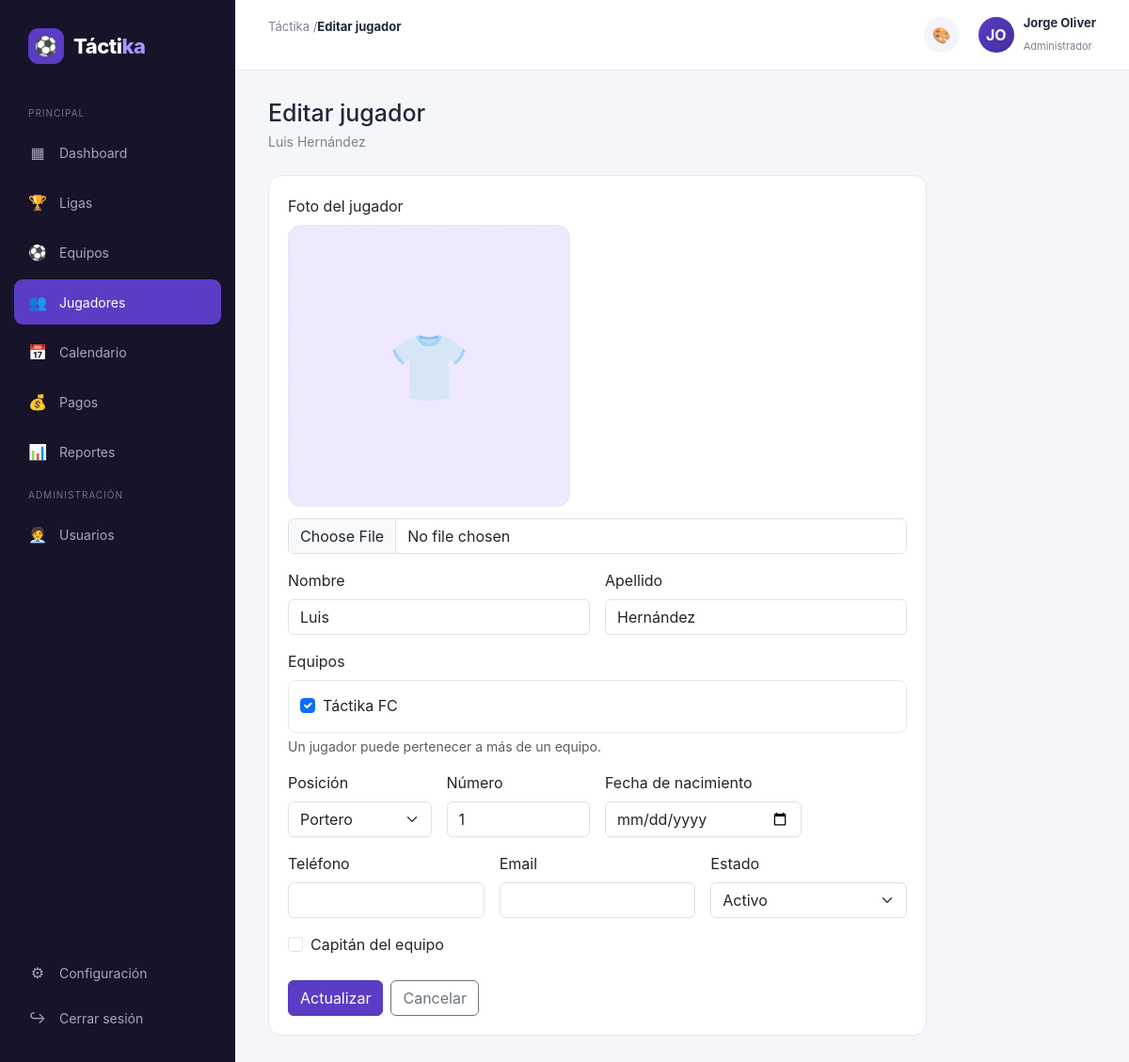
/public/jugadores/editar/2 (signed in), run on the app's committed database.
### tables this page shows
CREATE TABLE IF NOT EXISTS jugadores (
    id INT AUTO_INCREMENT PRIMARY KEY,
    nombre VARCHAR(100) NOT NULL,
    apellido VARCHAR(100) NOT NULL,
    posicion_id INT NULL,
    numero INT,
    fecha_nacimiento DATE NULL,
    telefono VARCHAR(20),
    email VARCHAR(150),
    foto VARCHAR(255),
    estado ENUM('activo', 'lesionado', 'inactivo') NOT NULL DEFAULT 'activo',
    capitan TINYINT(1) NOT NULL DEFAULT 0,
    created_at TIMESTAMP DEFAULT CURRENT_TIMESTAMP,
    FOREIGN KEY (posicion_id) REFERENCES cat_posiciones(id) ON DELETE SET NULL
);

CREATE TABLE IF NOT EXISTS equipos (
    id INT AUTO_INCREMENT PRIMARY KEY,
    liga_id INT NULL,
    nombre VARCHAR(100) NOT NULL,
    categoria VARCHAR(50),
    temporada VARCHAR(20),
    escudo VARCHAR(255),
    fecha_ingreso DATE NULL,
    sede VARCHAR(150),
    representante_id INT NULL,
    dt_id INT NULL,
    created_at TIMESTAMP DEFAULT CURRENT_TIMESTAMP,
    FOREIGN KEY (liga_id) REFERENCES ligas(id) ON DELETE SET NULL,
    FOREIGN KEY (representante_id) REFERENCES staff(id) ON DELETE SET NULL,
    FOREIGN KEY (dt_id) REFERENCES staff(id) ON DELETE SET NULL
);

CREATE TABLE IF NOT EXISTS cat_posiciones (
    id INT AUTO_INCREMENT PRIMARY KEY,
    nombre VARCHAR(50) NOT NULL,
    tag VARCHAR(20) NOT NULL,
    created_at TIMESTAMP DEFAULT CURRENT_TIMESTAMP
);

### app/controllers/JugadoresController.php (called while the page is built, shortened)
<?php
class JugadoresController extends Controller
{
    public function editar(int $id): void
    {
        $esRolJugador = ($_SESSION['usuario_rol'] ?? '') === 'jugador';
        $jugadorModel = $this->model('Jugador');
        $jugador = $jugadorModel->conDetalle($id);
        $equipoModel = $this->model('Equipo');
        $posicionModel = $this->model('CatPosicion');
        $this->view('jugadores/editar', [
            'titulo' => 'Editar jugador',
            'activeMenu' => 'jugadores',
            'jugador' => $jugador,
            'equipos' => $equipoModel->conLiga($this->misEquiposIds()),
            'posiciones' => $posicionModel->all('nombre ASC'),
            'esRolJugador' => $esRolJugador,
        ]);
    }
}

### app/core/App.php (called while the page is built, shortened)
<?php
class App
{
    protected string $method = 'index';
    public function __construct()
    {
        $url = $this->parseUrl();
        if (!empty($url[0]) && file_exists(APP_PATH . '/controllers/' . ucfirst($url[0]) . 'Controller.php')) {
            unset($url[0]);
        }
        $controller = new $this->controllerName();
        if (!empty($url[1]) && method_exists($controller, $url[1])) {
            $this->method = $url[1];
            unset($url[1]);
        }
        $this->params = $url ? array_values($url) : [];
        call_user_func_array([$controller, $this->method], $this->params);
    }
    protected function parseUrl(): array
    {
        if (isset($_GET['url'])) {
            $url = rtrim($_GET['url'], '/');
            $url = filter_var($url, FILTER_SANITIZE_URL);
            return explode('/', $url);
        }
        return [];
    }
}

### public/index.php (called while the page is built, shortened)
<?php
spl_autoload_register(function ($class) {
    $paths = [
        APP_PATH . '/core/' . $class . '.php',
        APP_PATH . '/controllers/' . $class . '.php',
        APP_PATH . '/models/' . $class . '.php',
    ];
    foreach ($paths as $path) {
        if (file_exists($path)) {
            return;
        }
    }
});
new App();

### app/core/Database.php (called while the page is built)
<?php
class Database
{
    private static ?PDO $instance = null;
    public static function getConnection(): PDO
    {
        if (self::$instance === null) {
            $dsn = 'mysql:host=' . DB_HOST . ';dbname=' . DB_NAME . ';charset=' . DB_CHARSET;
            try {
                self::$instance = new PDO($dsn, DB_USER, DB_PASS, [
                    PDO::ATTR_ERRMODE => PDO::ERRMODE_EXCEPTION,
                    PDO::ATTR_DEFAULT_FETCH_MODE => PDO::FETCH_ASSOC,
                    PDO::ATTR_EMULATE_PREPARES => false,
                ]);
            } catch (PDOException $e) {
                die('Error de conexión a la base de datos: ' . $e->getMessage());
            }
        }
        return self::$instance;
    }
}

### app/core/Model.php (called while the page is built, shortened)
<?php
abstract class Model
{
    protected PDO $db;
    protected string $table;
    public function __construct()
    {
        $this->db = Database::getConnection();
    }
    public function all(string $orderBy = 'id DESC'): array
    {
        $stmt = $this->db->query("SELECT * FROM {$this->table} ORDER BY {$orderBy}");
        return $stmt->fetchAll();
    }
}

### app/models/Jugador.php (called while the page is built, shortened)
<?php
class Jugador extends Model
{
    public function conDetalle(int $id): ?array
    {
        $sql = "SELECT j.*, p.nombre AS posicion_nombre, p.tag AS posicion_tag
                FROM jugadores j
                LEFT JOIN cat_posiciones p ON p.id = j.posicion_id
                WHERE j.id = :id
                LIMIT 1";
        $stmt = $this->db->prepare($sql);
        $stmt->execute(['id' => $id]);
        $row = $stmt->fetch();
        $row['equipos'] = $this->equiposDe($id);
        return $row;
    }
    public function equiposDe(int $jugadorId): array
    {
        $sql = "SELECT e.id, e.nombre, e.escudo
                FROM equipos e
                JOIN jugador_equipos je ON je.equipo_id = e.id
                WHERE je.jugador_id = :jugador_id
                ORDER BY e.nombre ASC";
        $stmt = $this->db->prepare($sql);
        $stmt->execute(['jugador_id' => $jugadorId]);
        return $stmt->fetchAll();
    }
}

### app/models/Equipo.php (called while the page is built, shortened)
<?php
class Equipo extends Model
{
    public function conLiga(?array $ids = null): array
    {
        $sql = "SELECT e.*, l.nombre AS liga_nombre
                FROM equipos e
                LEFT JOIN ligas l ON l.id = e.liga_id";
        $params = [];
        $sql .= " ORDER BY e.id DESC";
        $stmt = $this->db->prepare($sql);
        $stmt->execute($params);
        return $stmt->fetchAll();
    }
}

### app/views/jugadores/editar.php (the view, shortened to what this page needs)
<div class="welcome">
    <h1>Editar jugador</h1>
    <p><?= htmlspecialchars($jugador['nombre'] . ' ' . $jugador['apellido']) ?></p>
</div>
<div class="card form-card">
    <form method="post" action="<?= BASE_URL ?>/jugadores/editar/<?= $jugador['id'] ?>" enctype="multipart/form-data">
        <div class="row g-3">
            <div class="col-md-12">
                <label class="form-label">Foto del jugador</label>
                <div class="escudo-preview" id="foto-preview">
                    <span class="escudo-placeholder-icon" id="foto-placeholder" style="<?= !empty($jugador['foto']) ? 'display:none;' : '' ?>">👕</span>
                </div>
                <input type="file" name="foto" accept="image/*" class="form-control" data-preview-img="foto-preview-img" data-preview-placeholder="foto-placeholder" <?= !empty($esRolJugador) ? 'disabled' : '' ?>>
            </div>
            <div class="col-md-6">
                <label class="form-label">Nombre</label>
                <input type="text" name="nombre" class="form-control" value="<?= htmlspecialchars($jugador['nombre']) ?>" required>
            </div>
            <div class="col-md-6">
                <label class="form-label">Apellido</label>
                <input type="text" name="apellido" class="form-control" value="<?= htmlspecialchars($jugador['apellido']) ?>" required>
            </div>
            <?php $equiposJugador = array_column($jugador['equipos'] ?? [], 'id'); ?>
            <div class="col-md-12">
                <label class="form-label">Equipos</label>
                <div class="equipos-checklist">
                    <?php foreach ($equipos as $e): ?>
                        <div class="form-check">
                            <input type="checkbox" name="equipos[]" id="equipo-<?= $e['id'] ?>" class="form-check-input" value="<?= $e['id'] ?>" <?= in_array((int) $e['id'], $equiposJugador, true) ? 'checked' : '' ?> <?= !empty($esRolJugador) ? 'disabled' : '' ?>>
                            <label class="form-check-label" for="equipo-<?= $e['id'] ?>"><?= htmlspecialchars($e['nombre']) ?></label>
                        </div>
                    <?php endforeach; ?>
                </div>
                <div class="form-text">Un jugador puede pertenecer a más de un equipo.</div>
            </div>
            <div class="col-md-3">
                <label class="form-label">Posición</label>
                <select name="posicion_id" class="form-select" <?= !empty($esRolJugador) ? 'disabled' : '' ?>>
                    <?php foreach ($posiciones as $p): ?>
                        <option value="<?= $p['id'] ?>" <?= (int) ($jugador['posicion_id'] ?? 0) === (int) $p['id'] ? 'selected' : '' ?>>
                            <?= htmlspecialchars($p['nombre']) ?>
                        </option>
                    <?php endforeach; ?>
                </select>
            </div>
            <div class="col-md-3">
                <label class="form-label">Número</label>
                <input type="number" name="numero" class="form-control" min="0" value="<?= htmlspecialchars($jugador['numero'] ?? '') ?>" <?= !empty($esRolJugador) ? 'disabled' : '' ?>>
            </div>
            <div class="col-md-4">
                <label class="form-label">Fecha de nacimiento</label>
                <input type="date" name="fecha_nacimiento" class="form-control" value="<?= htmlspecialchars($jugador['fecha_nacimiento'] ?? '') ?>">
            </div>
            <div class="col-md-4">
                <label class="form-label">Teléfono</label>
                <input type="text" name="telefono" class="form-control" value="<?= htmlspecialchars($jugador['telefono'] ?? '') ?>">
            </div>
            <div class="col-md-4">
                <label class="form-label">Email</label>
                <input type="email" name="email" class="form-control" value="<?= htmlspecialchars($jugador['email'] ?? '') ?>">
            </div>
            <div class="col-md-4">
                <label class="form-label">Estado</label>
                <select name="estado" class="form-select" <?= !empty($esRolJugador) ? 'disabled' : '' ?>>
                    <?php foreach (['activo', 'lesionado', 'inactivo'] as $estado): ?>
                        <option value="<?= $estado ?>" <?= $jugador['estado'] === $estado ? 'selected' : '' ?>>
                            <?= ucfirst($estado) ?>
                        </option>
                    <?php endforeach; ?>
                </select>
            </div>
            <div class="col-md-12 d-flex align-items-center">
                <div class="form-check">
                    <input type="checkbox" name="capitan" id="capitan" class="form-check-input" value="1" <?= !empty($jugador['capitan']) ? 'checked' : '' ?> <?= !empty($esRolJugador) ? 'disabled' : '' ?>>
                    <label class="form-check-label" for="capitan">Capitán del equipo</label>
                </div>
            </div>
        </div>
        <div class="mt-4 d-flex gap-2">
            <button type="submit" class="btn btn-primary">Actualizar</button>
            <a href="<?= BASE_URL ?>/jugadores" class="btn btn-outline-secondary">Cancelar</a>
        </div>
    </form>
</div>

### public/css/style.css (style rules this page uses)
:root { --primary: #5b3cc4; --primary-dark: #452c9c; --primary-light: #eee9ff; --background: #f5f6fa; --surface: #ffffff; --text: #1f2937; --muted: #7b8190; --success: #22a06b; --success-bg: #e8f7f0; --danger: #dc4c4c; --danger-bg: #fdecec; --warning: #d89b24; --warning-bg: #fff6df; --border: #e8e9ef; --sidebar-width: 250px; }
* { margin: 0; padding: 0; box-sizing: border-box; }
body { font-family: Inter, Arial, sans-serif; background: var(--background); color: var(--text); }
button { font-family: inherit; }
a { text-decoration: none; }
.welcome { margin-bottom: 25px; }
.welcome h1 { font-size: 25px; margin-bottom: 5px; }
.welcome p { color: var(--muted); font-size: 14px; }
.card { background: var(--surface); border: 1px solid var(--border); border-radius: 14px; padding: 20px; }
.form-card { max-width: 700px; }
.equipos-checklist { max-height: 180px; overflow-y: auto; border: 1px solid var(--border); border-radius: 8px; padding: 10px 12px; }
.equipos-checklist .form-check { padding-top: 4px; padding-bottom: 4px; }
.escudo-preview { width: 300px; height: 300px; max-width: 100%; background: var(--primary-light); border: 2px dashed var(--border); border-radius: 14px; display: flex; align-items: center; justify-content: center; overflow: hidden; margin-bottom: 12px; }
.escudo-placeholder-icon { font-size: 70px; opacity: .4; }
.btn-primary { background: var(--primary); border-color: var(--primary); }

### data on the page
jugadores: nombre+apellido "Luis Hernández", nombre "Luis", apellido "Hernández", posicion_id "Portero", numero "1", estado "Activo"
equipos: id "☑", nombre "Táctika FC"

### other printed values
APP_NAME "Táctika"
$titulo "Editar jugador"
substr($_SESSION['usuario_nombre'] ?? '', 0, 2) "JO"
$_SESSION['usuario_nombre'] "Jorge Oliver"
$_SESSION['usuario_rol'] "Administrador"
